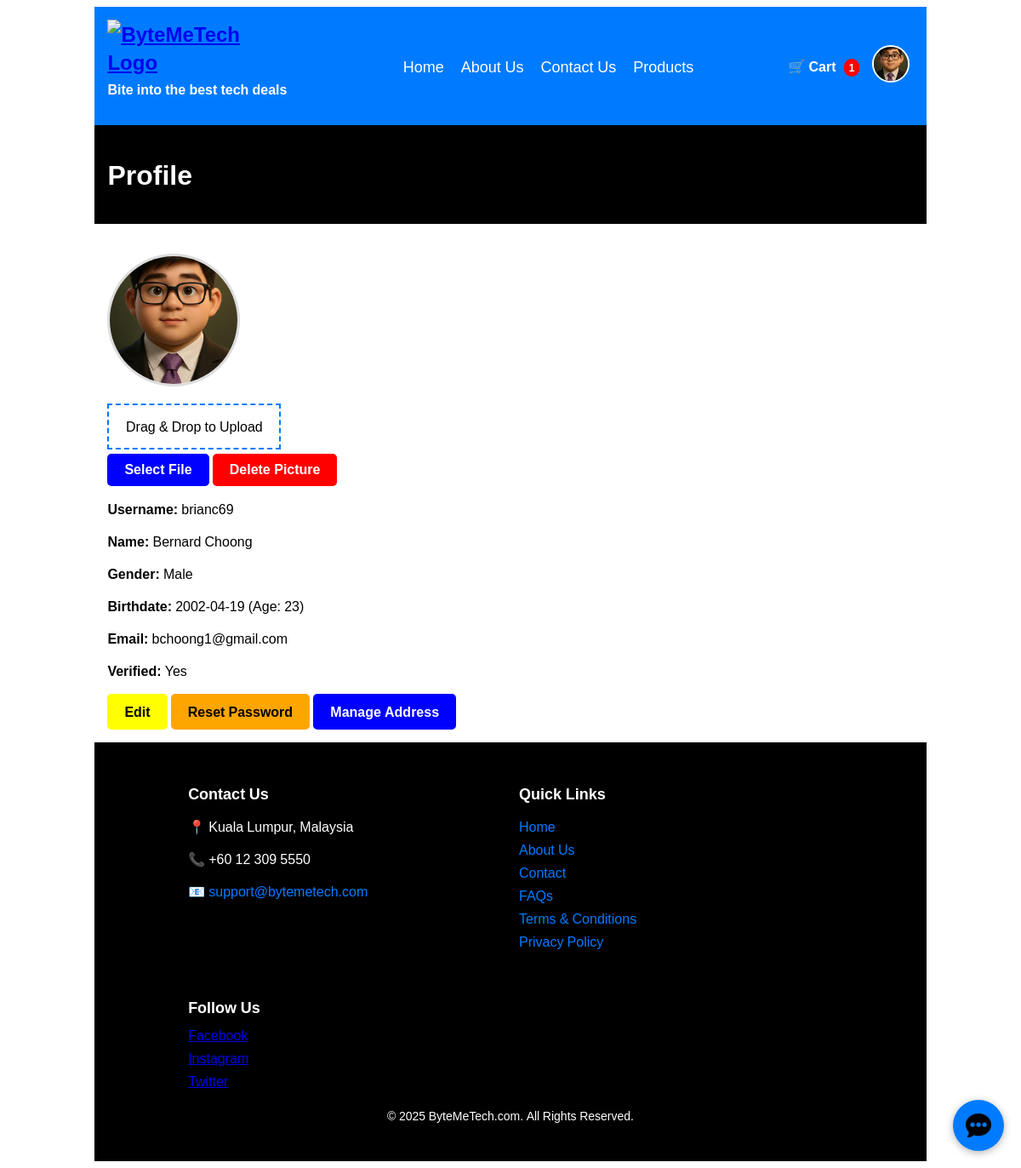
The app's page /page/profile.php (signed in) with its own data.
### tables this page shows
CREATE TABLE `users` (
  `UID` int(11) NOT NULL,
  `USERNAME` varchar(50) NOT NULL,
  `FIRSTNAME` varchar(255) DEFAULT NULL,
  `LASTNAME` varchar(255) DEFAULT NULL,
  `GENDER` varchar(255) DEFAULT NULL,
  `EMAIL` varchar(255) DEFAULT NULL,
  `BIRTHDATE` date DEFAULT NULL,
  `PASSWORD` varchar(255) NOT NULL,
  `CREATED` datetime DEFAULT current_timestamp(),
  `LAST_LOGGEDIN` datetime DEFAULT NULL,
  `VERIFIED` tinyint(1) DEFAULT 0,
  `REMEMBER_ME_TOKEN` varchar(255) DEFAULT NULL,
  `PROFILE_PICTURE` varchar(255) DEFAULT '../images/default-profile.png'
);

### page/profile.php (the view, shortened to what this page needs)
<?php
require_once "../includes/config.php";
$uid = $_SESSION["user_id"];
$stmt = $pdo->prepare("SELECT * FROM users WHERE UID = :uid");
$stmt->execute(["uid" => $uid]);
$user = $stmt->fetch();
$username = $user["USERNAME"];
$firstName = $user["FIRSTNAME" ?? "Not set"];
$lastName = $user["LASTNAME"] ?? "Not set";
$gender = $user["GENDER"] ?? "Not set";
$birthdate = $user["BIRTHDATE"] ?? null;
$email = $user["EMAIL"];
$verified = $user["VERIFIED"] ? "Yes" : "No";
$birthdate_display = "Not set";
if ($birthdate) {
    $birth = new DateTime($birthdate);
    $today = new DateTime();
    $age = $birth->diff($today)->y;
    $birthdate_display = "$birthdate (Age: $age)";
}
?>
<!DOCTYPE html>
<html lang="en">
<head>
    <?php include '../includes/headers.php'; ?>
</head>
<body class="bg-light">
<?php include '../includes/navbar.php'; ?>
<div class="container bg-dark">
    <h1>Profile</h1>
</div>
<div class="container">
    <form method="post" enctype="multipart/form-data" class="profile-container">
        <img id="profile-img"
             src="<?= htmlspecialchars($profile_picture) ?>?t=<?= time(); ?>"
             class="profile-img"
             alt="Profile Picture">
        <div class="drop-zone" ondragover="handleDragOver(event)" ondrop="handleDrop(event)">
            Drag & Drop to Upload
        </div>
        <button type="button" class="btn btn-blue" onclick="document.getElementById('file-input').click();">
            Select File
        </button>
        <button type="submit" name="delete_profile" class="btn btn-red"
                onclick="return confirm('Are you sure you want to delete your profile picture?');">
            Delete Picture
        </button>
    </form>
    <div class="profile-info mt-4">
        <p><strong>Username:</strong> <?= htmlspecialchars($username) ?></p>
        <p><strong>Name:</strong> <?= htmlspecialchars("$firstName $lastName") ?></p>
        <p><strong>Gender:</strong> <?= htmlspecialchars($gender) ?></p>
        <p><strong>Birthdate:</strong> <?= htmlspecialchars($birthdate_display) ?></p>
        <p><strong>Email:</strong> <?= htmlspecialchars($email) ?></p>
        <p><strong>Verified:</strong> <?= htmlspecialchars($verified) ?></p>
    </div>
    <div class="mt-3">
        <a href="edit-profile.php" class="btn btn-yellow">Edit</a>
        <a href="reset-password.php" class="btn btn-orange">Reset Password</a>
        <a href="address.php" class="btn btn-blue">Manage Address</a>
    </div>
</div>
<?php include '../includes/footer.php'; ?>
</body>
</html>

### includes/navbar.php (shortened to what this page needs)
<?php
require_once "../includes/config.php";
$default_profile = "../images/default-profile.png";
$profile_picture = $default_profile;
if (isset($_SESSION['role']) && $_SESSION['role'] === 'admin') {
    $profile_picture = $default_profile;
} elseif (isset($_SESSION['role']) && $_SESSION['role'] === 'user') {
    $stmt = $pdo->prepare("SELECT PROFILE_PICTURE FROM users WHERE UID = :uid");
    $stmt->bindParam(":uid", $_SESSION["user_id"], PDO::PARAM_INT);
    $stmt->execute();
    $user = $stmt->fetch();
    if (!empty($user["PROFILE_PICTURE"])) {
        $profile_picture = $user["PROFILE_PICTURE"];
    }
}
?>
<?php
$cart_count = 0;
if (isset($_SESSION['user_id']) && $_SESSION['role'] === 'user') {
    $stmt = $pdo->prepare("SELECT SUM(QUANTITY) AS total FROM cart WHERE UID = ?");
    $stmt->execute([$_SESSION['user_id']]);
    $cart_count = $stmt->fetchColumn() ?? 0;
}
?>
<nav class="container navbar">
    <div class="logo">
        <a href="index.php">
            <img src="../images/ByteMe-Logo.png" alt="ByteMeTech Logo">
        </a>
        <p class="tagline white-text">Bite into the best tech deals</p>
    </div>
    <ul class="nav-links">
        <?php if (isset($_SESSION['role']) && $_SESSION['role'] === 'admin'): ?>
            <li><a href="admin-dashboard.php">Admin Dashboard</a></li>
            <li><a href="manage-users.php">Manage Users</a></li>
            <li><a href="manage-products.php">Manage Products</a></li>
            <li><a href="orders.php">Orders</a></li>
        <?php elseif (isset($_SESSION['role']) && $_SESSION['role'] === 'user'): ?>
            <li><a href="welcome.php">Home</a></li>
            <li><a href="about.php">About Us</a></li>
            <li><a href="contact.php">Contact Us</a></li>
            <li><a href="product.php">Products</a></li>
        <?php endif; ?>
    </ul>
    <div class="navbar-right">
        <?php if (isset($_SESSION['role']) && $_SESSION['role'] === 'user'): ?>
            <a href="cart.php" class="cart-link">
                🛒 Cart <span class="cart-count"><?= $cart_count ?></span>
            </a>
        <?php endif; ?>
        <?php if (isset($_SESSION['role'])): ?>
            <div class="profile-section">
                <img src="<?= htmlspecialchars($profile_picture) ?>?t=<?= time(); ?>"
                     class="profile-icon" id="profile-icon" alt="Profile">
            </div>
        <?php else: ?>
            <a href="login.php" class="btn btn-blue">Login</a>
        <?php endif; ?>
    </div>
</nav>
<div>
    <div id="chat-bubble">
        <img src="../images/chat-icon.png" alt="Chat" />
    </div>
</div>

### css/style.css (style rules this page uses)
body { font-family: "Noto Sans Georgian", sans-serif; }
.container { width: 80%; max-width: 1200px; margin: auto; padding: 15px; }
.white-text { color: white; }
.bg-dark { background-color: black; color: white; }
.btn { display: inline-block; padding: 10px 20px; border: none; cursor: pointer; text-decoration: none; font-size: 16px; border-radius: 5px; font-weight: bold; }
.btn-blue { background-color: blue; color: white; }
.btn-red { background-color: red; color: white; }
.btn-yellow { background-color: yellow; color: black; }
.btn-orange { background-color: orange; color: black; }
.navbar { background-color: #007bff; display: flex; justify-content: space-between; align-items: center; position: relative; }
.tagline { font-size: 16px; color: white; font-weight: bold; text-align: center; margin-top: 5px; }
.navbar .logo { font-size: 24px; color: white; font-weight: bold; }
.navbar .logo img { height: 50px; max-width: 200px; }
.nav-links { list-style: none; display: flex; gap: 20px; }
.nav-links li { display: inline; }
.nav-links a { color: white; text-decoration: none; font-size: 18px; }
.navbar-right { display: flex; align-items: center; gap: 15px; }
.profile-icon { width: 40px; height: 40px; border-radius: 50%; cursor: pointer; border: 2px solid #fff; object-fit: cover; }
.profile-container { margin-top: 20px; }
.profile-img { width: 150px; height: 150px; object-fit: cover; border-radius: 50%; border: 3px solid #ddd; margin-bottom: 15px; }
.drop-zone { width: 200px; height: 50px; border: 2px dashed #007bff; display: flex; align-items: center; justify-content: center; cursor: pointer; margin-bottom: 5px; }
.cart-link { display: inline-block; margin-left: 15px; color: white; text-decoration: none; position: relative; font-weight: bold; }
.cart-count { background: red; color: white; font-size: 12px; padding: 2px 6px; border-radius: 12px; margin-left: 5px; }
#chat-bubble { position: fixed; bottom: 20px; right: 20px; background: #007bff; border-radius: 50%; width: 60px; height: 60px; cursor: pointer; box-shadow: 0 2px 10px rgba(0,0,0,0.3); display: flex; justify-content: center; align-items: center; z-index: 999; }
#chat-bubble img { width: 30px; }

### records on screen
users: PROFILE_PICTURE (picture), USERNAME "brianc69", FIRSTNAME+LASTNAME "Bernard Choong", GENDER "Male", BIRTHDATE "2002-04-19 (Age: 23)", EMAIL "bchoong1@gmail.com", VERIFIED "Yes"

### other values on screen
$cart_count "1"
